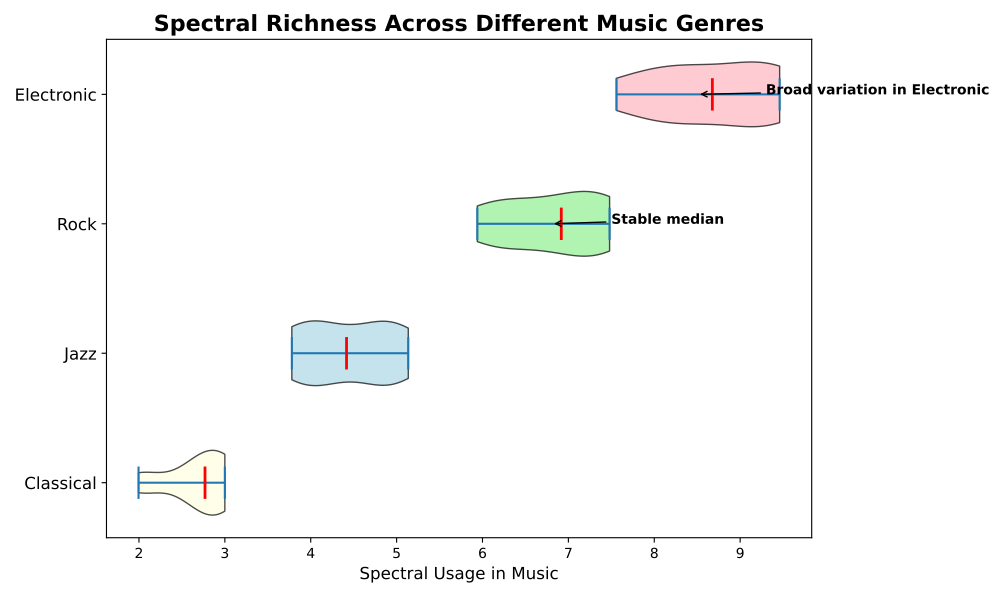

Generate this figure with Python:
import matplotlib.pyplot as plt
import numpy as np

# Data representing the spectral ranges used in various genres of music
classical_music = [2.1, 2.3, 2.8, 2.7, 2.5, 2.6, 2.9, 3.0, 2.8, 2.7]
jazz_music = [4.0, 4.2, 4.4, 4.5, 4.6, 4.3, 4.2, 4.1, 4.8, 4.7]
rock_music = [6.5, 6.6, 6.7, 6.8, 6.9, 6.7, 6.5, 6.8, 6.9, 7.0]
electronic_music = [8.3, 8.4, 8.5, 8.6, 8.7, 8.6, 8.5, 8.4, 8.8, 8.9]

# Variation factors for realism in the data
variation_factors = [0.95, 0.9, 1.05, 1.1, 1.08, 0.98, 0.96, 1.0, 1.07, 1.02]
classical_var = np.multiply(classical_music, variation_factors)
jazz_var = np.multiply(jazz_music, variation_factors)
rock_var = np.multiply(rock_music, variation_factors)
electronic_var = np.multiply(electronic_music, variation_factors)

# Prepare data for violin plot
violin_plot_data = [classical_var, jazz_var, rock_var, electronic_var]
labels = ["Classical", "Jazz", "Rock", "Electronic"]

# Create the figure and a subplot for the horizontal violin plot
fig, ax = plt.subplots(figsize=(10, 6))

# Create a horizontal violin plot
violin_parts = ax.violinplot(violin_plot_data, vert=False, showmeans=False, showmedians=True)

# Colors for the violin plot
colors = ['lightyellow', 'lightblue', 'lightgreen', 'lightpink']
for pc, color in zip(violin_parts['bodies'], colors):
    pc.set_facecolor(color)
    pc.set_edgecolor('black')
    pc.set_alpha(0.7)

# Set color for median lines
violin_parts['cmedians'].set_color('red')
violin_parts['cmedians'].set_linewidth(2)

# Titles and labels
ax.set_title("Spectral Richness Across Different Music Genres", fontsize=16, fontweight='bold')
ax.set_xlabel("Spectral Usage in Music", fontsize=12)
ax.set_yticks(np.arange(1, len(labels) + 1))
ax.set_yticklabels(labels, fontsize=12)

# Annotations for additional insights
ax.annotate('Broad variation in Electronic', xy=(8.5, 4), xytext=(9.3, 4),
            arrowprops=dict(facecolor='black', arrowstyle="->"),
            fontsize=10, fontweight='bold')
ax.annotate('Stable median', xy=(6.8, 3), xytext=(7.5, 3),
            arrowprops=dict(facecolor='black', arrowstyle="->"),
            fontsize=10, fontweight='bold')

# Adjust layout to ensure no overlapping elements
plt.tight_layout()

# Show the plot
plt.show()
